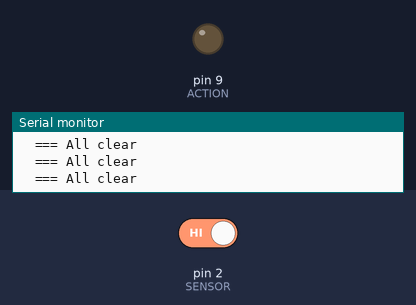
Bench run of a sketch on a simulated Arduino Uno, built with avr-gcc and run on an emulated ATmega328P. On the bench: output pins drawn as LEDs (lit = HIGH), the last lines printed to the serial monitor. Inputs (shaded band) come from the test bench; at power-on: pin 2 (SENSOR) HIGH.

Above: at 1.8 s.
1.9 s: pin 2 (SENSOR) driven LOW
At 2.6 s:
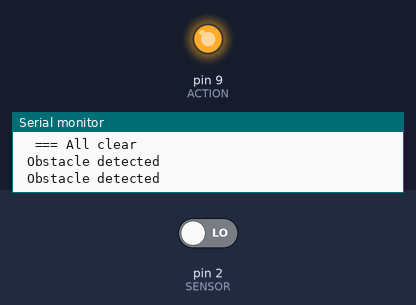
3.5 s: pin 2 (SENSOR) driven HIGH
At 3.8 s:
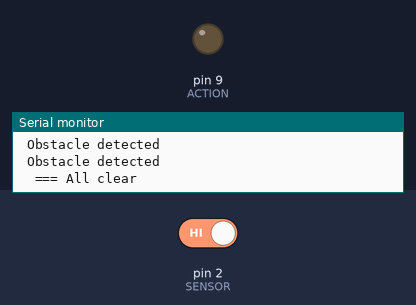
Timing chart, 0 to 6.5 s (numbered marks = the images above; inputs shaded):
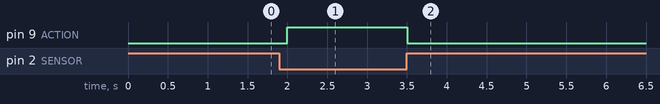

Measured:
- after the input at 1.9 s, pin 9 (ACTION): LOW → HIGH after 0.10 s
- after the input at 3.5 s, pin 9 (ACTION): HIGH → LOW at once

The sketch:

IR_Sensor_Arduino.ino
```cpp
/*

 * This is the Arduino code for LE18-D80NK Infrared Obstacle Avoidance Sensor
This code is to use E18-D80NK Infrared Sensor to detect obstacle and trigger an
event like starting or stopping motor or servo or relay or anything else.


 *  *
 // Writeen by Ahmad S. for Robojax.com on
// on Feb 22, 2018 at 20:50 om  city of Ajax, Ontario, Canada
 * Permission granted to share this code given that this
 * note is kept with the code.
 * Disclaimer: this code is "AS IS" and for educational purpose only.
 *
 * watch LE18-D80NK  video for details https://youtu.be/MrYsmAwzfrM
 * Code is available at http://robojax.com/learn/arduino
the Wiring:
Brown: 5V DC
Blue:  GNG
Black: Signal, to PIN 2


 *

*/
#define SENSOR 2 // define pint 2 for sensor
#define ACTION 9 // define pin 9 as for ACTION

/*
 * Permission granted to share this code given that this
 * note is kept with the code.
 * Disclaimer: this code is "AS IS" and for educational purpose only.
 *
 */

void setup() {
  // E18-D80NK Obstacle Sensor Code by Robojax.com 2018022
  Serial.begin(9600);// setup Serial Monitor to display information
  pinMode(SENSOR, INPUT_PULLUP);// define pin as Input  sensor
  pinMode(ACTION, OUTPUT);// define pin as OUTPUT for ACTION
}

void loop() {
  // E18-D80NK Obstacle Sensor Code by Robojax.com 2018022
  int L =digitalRead(SENSOR);// read the sensor

      if(L == 0){
    Serial.println(" Obstacle detected");
    digitalWrite(ACTION,HIGH);// send singal

     }else{

     Serial.println("  === All clear");
     digitalWrite(ACTION,LOW);// turn the relay OFF
     }
  delay(500);
 // E18-D80NK Obstacle Sensor Code by Robojax.com 2018022
}
```
